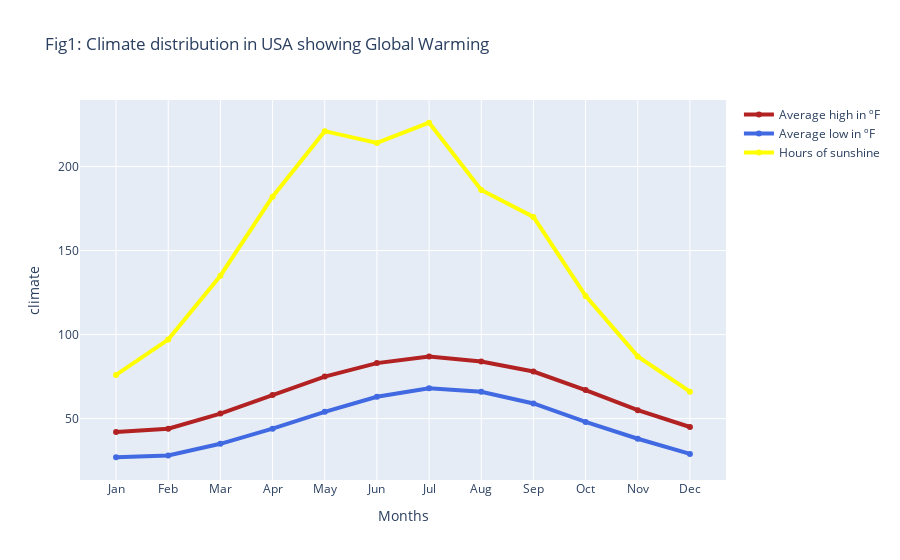

The notebook cell saved with this chart:
### Code cell
fig = go.Figure()
fig.add_trace(go.Scatter(x= USA_Climate['Months'], y = USA_Climate['Average high in ºF '], name = 'Average high in ºF ', line=dict(color='firebrick',width=4)))
fig.add_trace(go.Scatter(x= USA_Climate['Months'], y = USA_Climate['Average low in ºF '], name = 'Average low in ºF ', line=dict(color='royalblue',width=4)))
fig.add_trace(go.Scatter(x= USA_Climate['Months'], y = USA_Climate['Hours of sunshine '], name = 'Hours of sunshine', line=dict(color='yellow',width=4)))
fig.update_layout(title='Fig1: Climate distribution in USA showing Global Warming',xaxis_title ='Months', yaxis_title='climate')
fig.show()

### Figure 1 — Plotly figure (JSON) as saved in the notebook; plotly's stock layout.template omitted (floating-point values rounded to 4 significant figures)
{"data": [{"line": {"color": "firebrick", "width": 4}, "name": "Average high in ºF ", "type": "scatter", "x": ["Jan", "Feb", "Mar", "Apr", "May", "Jun", "Jul", "Aug", "Sep", "Oct", "Nov", "Dec"], "y": ["42", "44", "53", "64", "75", "83", "87", "84", "78", "67", "55", "45"]}, {"line": {"color": "royalblue", "width": 4}, "name": "Average low in ºF ", "type": "scatter", "x": ["Jan", "Feb", "Mar", "Apr", "May", "Jun", "Jul", "Aug", "Sep", "Oct", "Nov", "Dec"], "y": ["27", "28", "35", "44", "54", "63", "68", "66", "59", "48", "38", "29"]}, {"line": {"color": "yellow", "width": 4}, "name": "Hours of sunshine", "type": "scatter", "x": ["Jan", "Feb", "Mar", "Apr", "May", "Jun", "Jul", "Aug", "Sep", "Oct", "Nov", "Dec"], "y": ["76", "97", "135", "182", "221", "214", "226", "186", "170", "123", "87", "66"]}], "layout": {"title": {"text": "Fig1: Climate distribution in USA showing Global Warming"}, "xaxis": {"title": {"text": "Months"}}, "yaxis": {"title": {"text": "climate"}}}}
